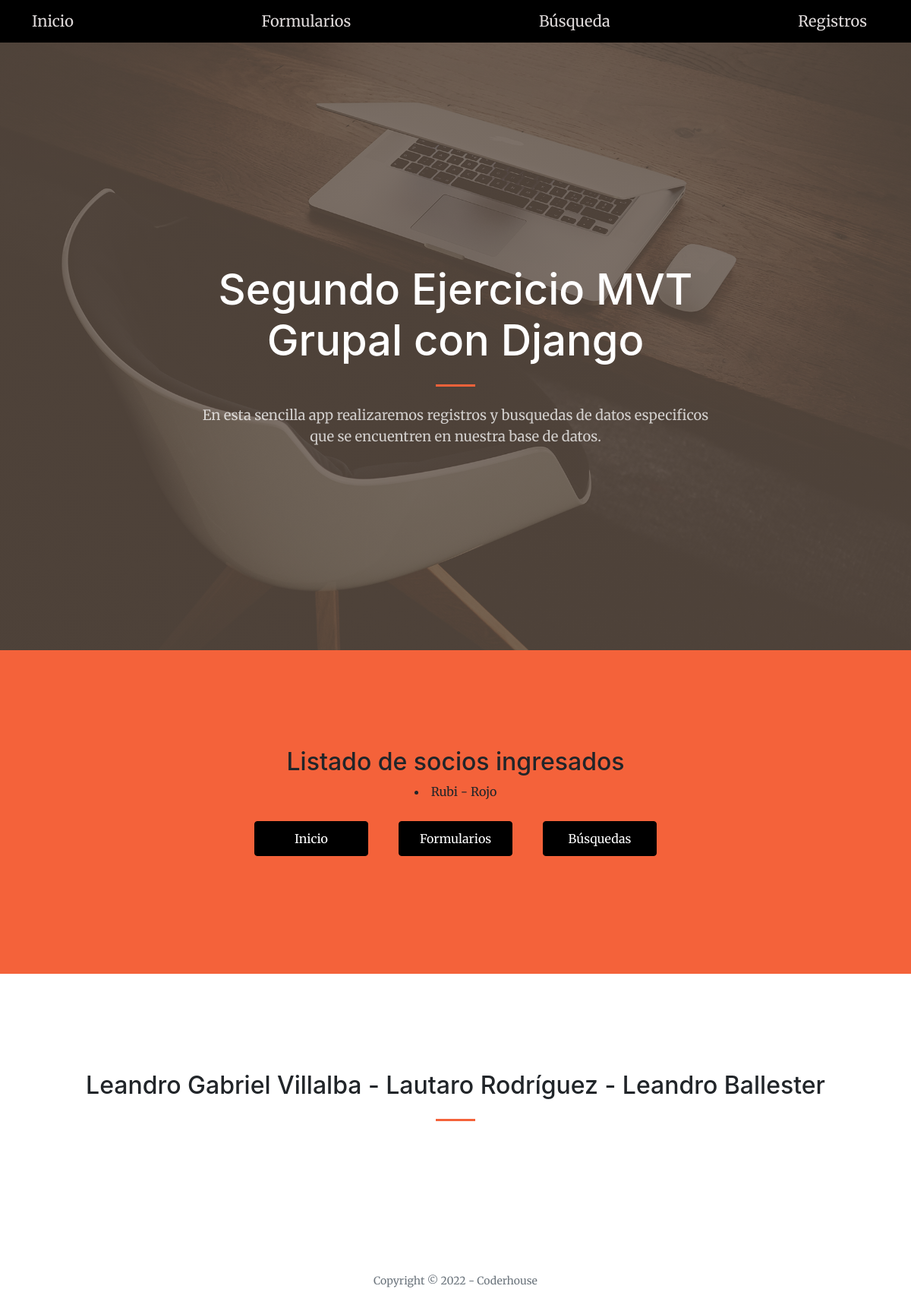
The app's page /app-biblioteca/listado-sectores/, older data.
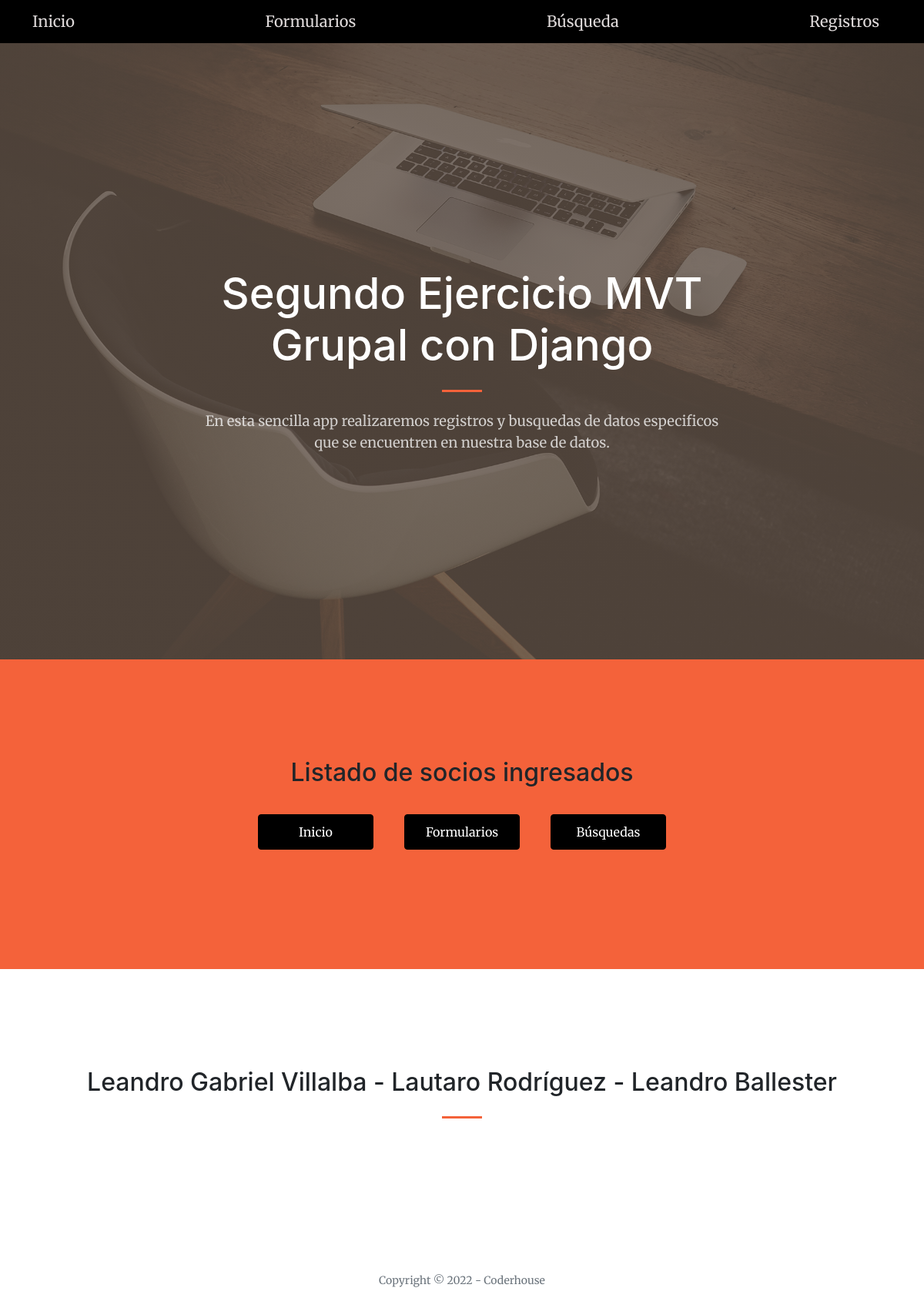
The same page, newer data.
### AppBiblioteca/models.py (models this page shows, shortened)
class Sector(models.Model):
    color = models.CharField(max_length=20)
    nombre = models.CharField(max_length=20)
    cupo = models.IntegerField()
    codigo_sector = models.IntegerField(null=True)

### AppBiblioteca/views.py (the view)
# urls.py: path('listado-sectores/', sectores, name='ListadoSectores'),
def sectores(request):
    sector = Sector.objects.all()
    return render(request, 'listado_sectores.html', {'lista_sectores': sector})

### AppBiblioteca/templates/listado_sectores.html
{% extends 'padre.html' %}
{% block Biblioteca %}
<section class="page-section bg-primary" id="Inicio">
    <div class="container px-4 px-lg-5">
        <div class="row gx-4 gx-lg-5 justify-content-center">
            <div class="col-lg-8 text-center">
                <h2>Listado de socios ingresados</h2>
                {% for sector in lista_sectores %}
                    <li>{{sector.nombre}} - {{sector.color}}</li>
                {% endfor %}
                <div class="div-boton">
                    <a href="{% url 'Inicio' %}" class="boton-link">Inicio</a>
                    <a href="{% url 'FormularioInicial' %}" class="boton-link">Formularios</a>
                    <a href="{% url 'BusquedaInicial' %}" class="boton-link">Búsquedas</a>
                </div>
            </div>
        </div>
    </div>
</section>
{% endblock Biblioteca %}

Row changes from the older to the newer data that the page shows:
removed Sector: nombre "Rubi", color "Rojo"
